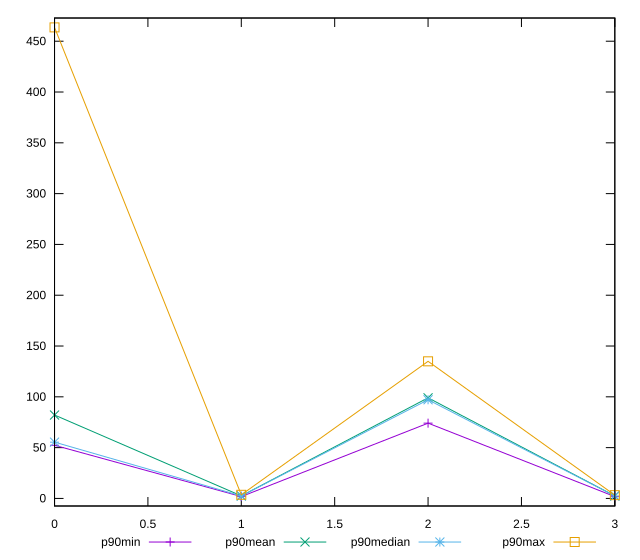

Here is the gnuplot script that generated this plot:
reset

$p90Min <<EOF
0 52.308
1 1.811
2 74.09299999999999
3 1.7830000000000001
EOF

$p90Mean <<EOF
0 82.08537234042552
1 2.49622340425532
2 99.03053191489363
3 2.4430106382978733
EOF

$p90Median <<EOF
0 55.3975
1 2.434
2 97.1
3 2.415
EOF

$p90Max <<EOF
0 463.601
1 3.5730000000000004
2 134.945
3 3.23
EOF

set key outside below
set xrange [0:3]
set yrange [-7.453359999999999:472.83736]
set trange [-7.453359999999999:472.83736]
set terminal svg size 640, 560 enhanced background rgb 'white'
set output "reports/report_00033_2021-03-01T14-23-16.841Z/server-response-time/progression/value.svg"

plot $p90Min title "p90min" with linespoints, \
     $p90Mean title "p90mean" with linespoints, \
     $p90Median title "p90median" with linespoints, \
     $p90Max title "p90max" with linespoints

reset
